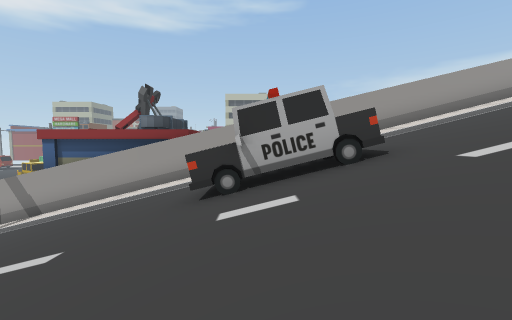
[1] (above)

24 first-person views from a walk through a 3-D level made in the Unity game engine. The camera is 1.3 m above the floor, tilts 4° down and sees 90° across. The floor is counted in squares, 2 m on a side. Each view is taken from the middle of a square. On the plan, view 1 faces up. The plan holds only what a view shows up to about 9 squares ahead; the rest is blank. The place goes on beyond the plan.

[2]
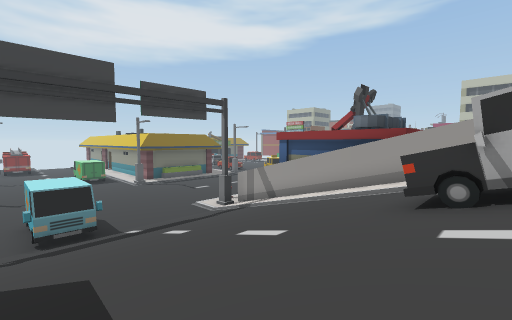

[3]
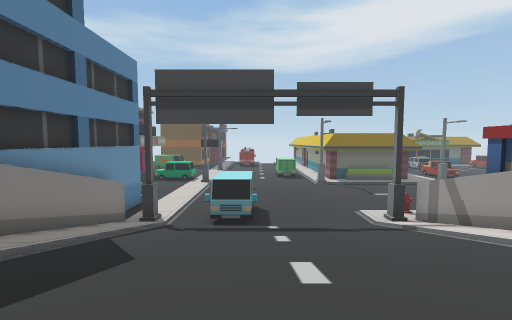

[4]
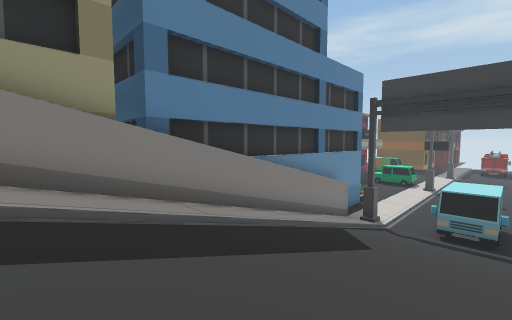

[5]
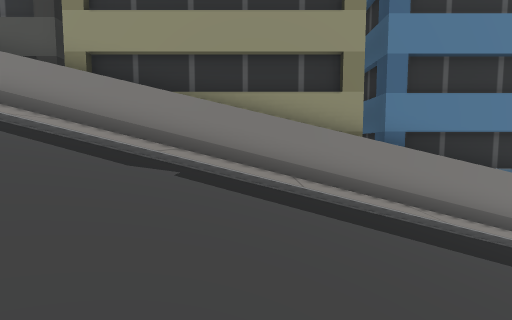

[6]
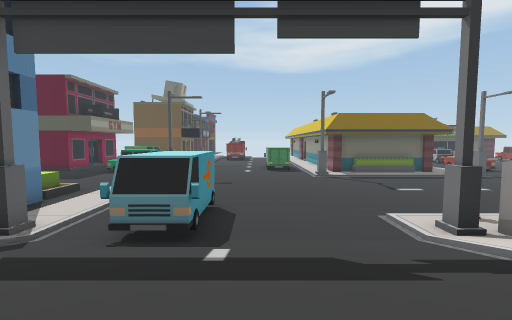

[7]
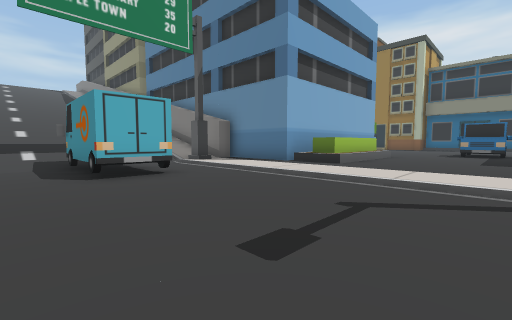

[8]
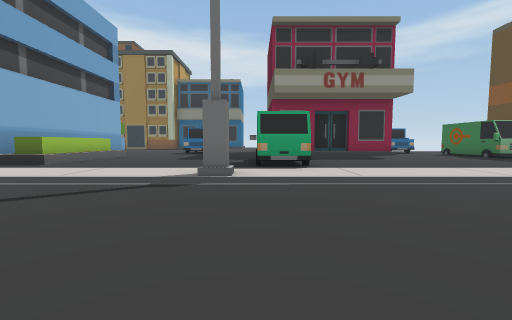

[9]
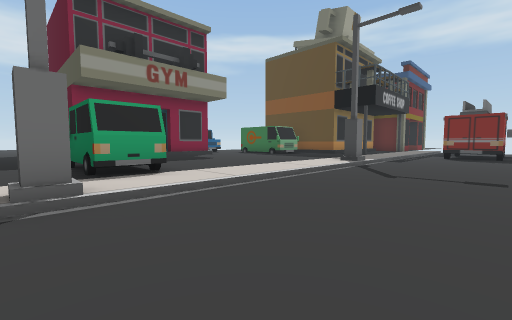

[10]
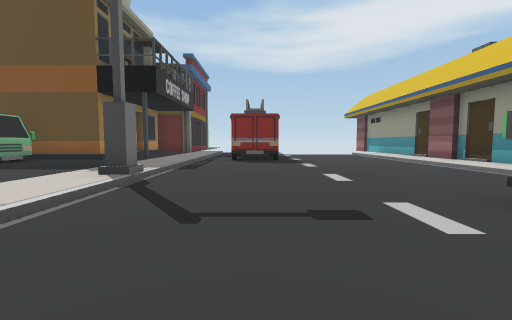

[11]
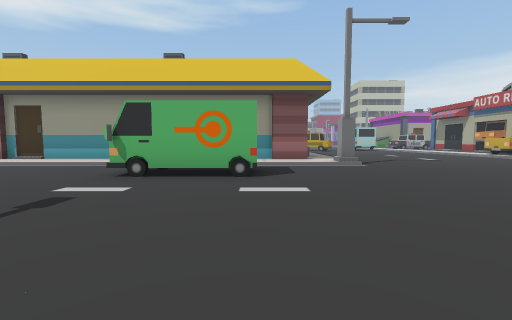

[12]
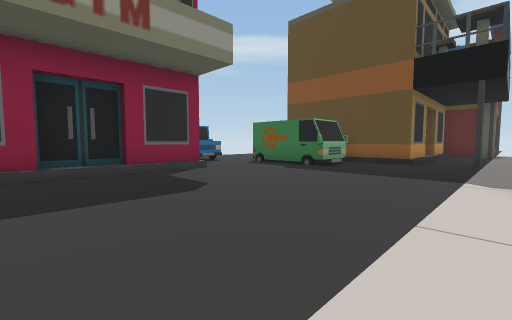

[13]
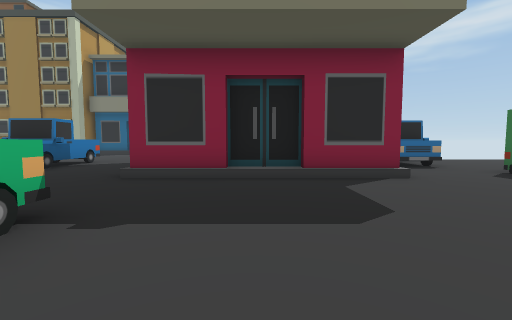

[14]
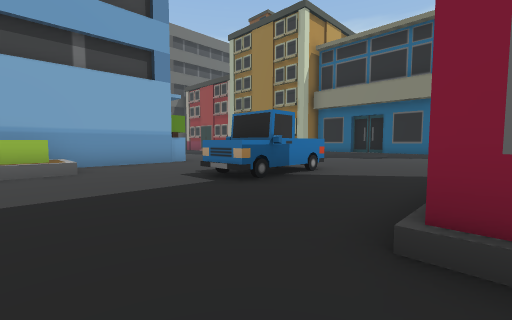

[15]
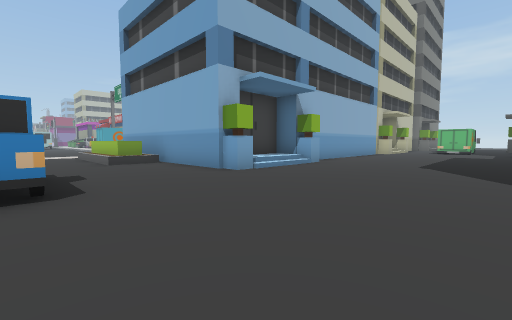

[16]
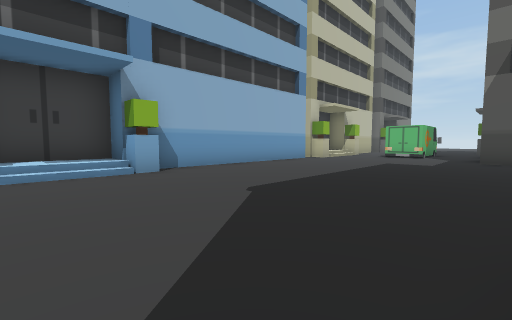

[17]
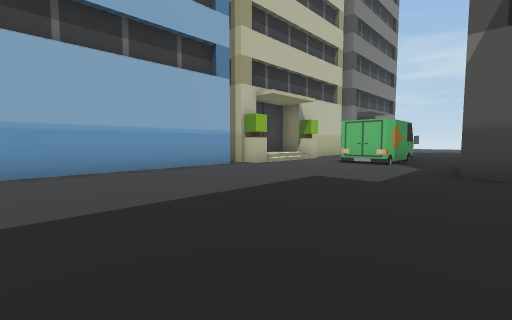

[18]
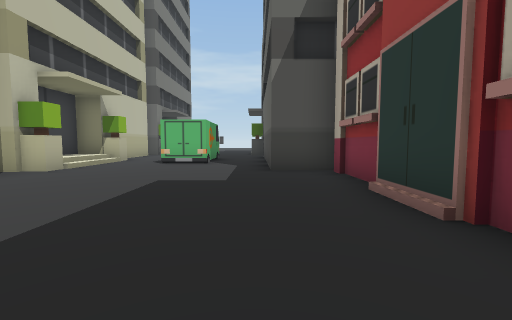

[19]
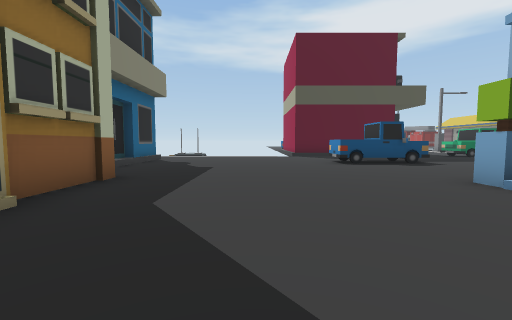

[20]
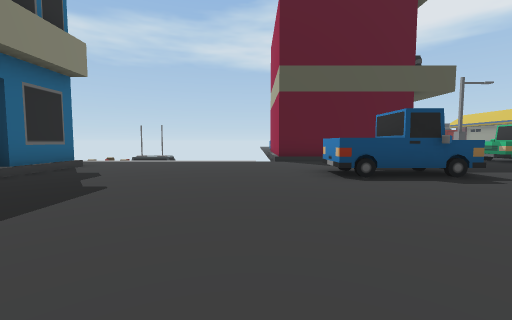

[21]
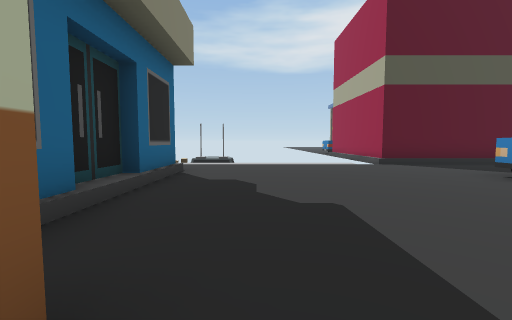

[22]
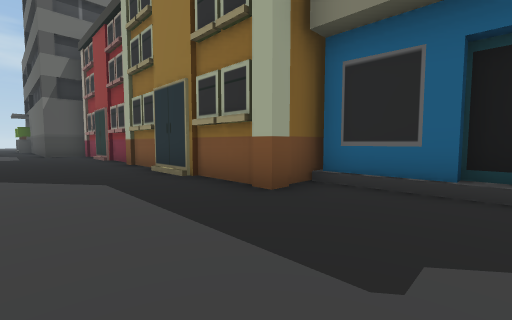

[23]
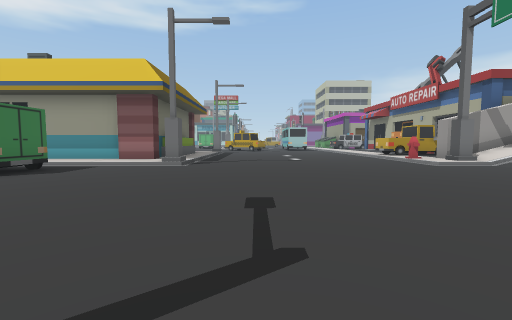

[24]
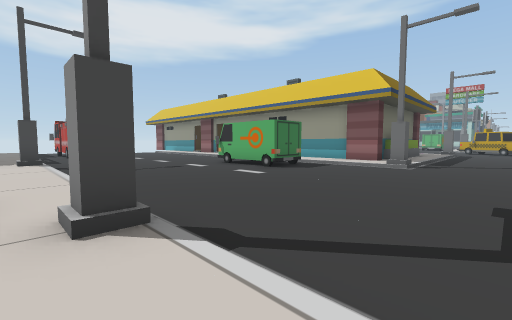

### Floor plan
Key: @ floor where view 1 was taken; # wall or solid block; . main floor; - floor 0.25 m lower than the main floor; / step, stairs or slope; ^ raised ledge; B building; A van; C car; T truck; H hydrant; O other object.
Columns run from 29 left of view 1 to 7 right of it. Each row starts with its distance up from view 1.
  8 #####  ####./------H.##B##B##  #### #
  7 .....   ..../------//#//////    /////
  6 //////  ////#------/////////    ////
  5 -------  #-----------///////^ ^////
  4 ------A###-----------///////^##///
  3 ---------------------////////////
  2 ------------------AAA////////////
  1 T-----------------AAA/////////////
  0 T--------------------////////@/////
 -1 ////#///////#///////////////////////
 -2 ................//../////////////////
 -3 .#........CC....//###################
 -4 #.........CC..../^#
 -5 #.........CC..../^#
 -6 #.AA............/^#
 -7    .............//#
 -8    ...####B.......#
 -9   ...    ##..^^...####      #####
-10  ..O^     #..##...B  ########B/ B
-11 ....      #..#^..................
-12 ....      #....................# A
-13            ....................##A
-14            .......................
-15            .......................
-16            ..................#
-17            .......##B#####B###
-18            ..######

Where each view was taken, in squares from view 1:
view 1: 0 up, 0 right, facing up
view 2: 0 up, 0 right, facing up-left
view 3: 2 up, 0 right, facing left
view 4: 2 up, 1 right, facing down-left
view 5: 3 up, 2 right, facing down
view 6: 3 up, 4 left, facing left
view 7: 3 up, 16 left, facing down-right
view 8: 3 up, 18 left, facing down
view 9: 2 up, 17 left, facing down-left
view 10: 1 up, 20 left, facing left
view 11: 1 down, 20 left, facing up
view 12: 2 down, 20 left, facing down-left
view 13: 3 down, 21 left, facing down
view 14: 6 down, 19 left, facing down-right
view 15: 15 down, 15 left, facing up-right
view 16: 16 down, 10 left, facing up-right
view 17: 16 down, 6 left, facing up-right
view 18: 15 down, 6 left, facing right
view 19: 14 down, 7 left, facing left
view 20: 13 down, 10 left, facing left
view 21: 16 down, 11 left, facing left
view 22: 14 down, 14 left, facing down-right
view 23: 1 down, 15 left, facing up
view 24: 2 down, 15 left, facing up-left
